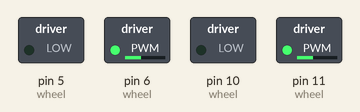
Recording of a sketch running on a simulated Arduino Uno, built with avr-gcc and run on an emulated ATmega328P. Parts: switched loads named in the sketch (green lamp = pin HIGH).

Above: at 0.1 s.
At 39.8 s:
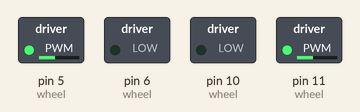
Timing chart, 0 to 40.0 s (numbered marks = the images above):
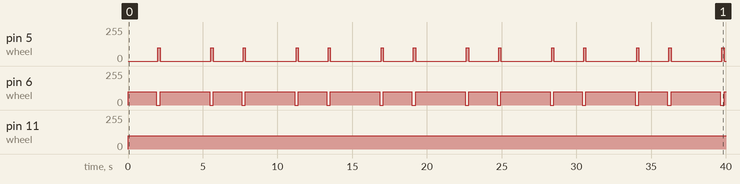

The sketch:

sketch.ino
```cpp
//#include <StandardCplusplus.h>

const int wheel[2][2] = { {5,6},{10,11} };
int vel[2];

// w a d c s q
int dir[6][2] = { {20,20} , {-20,20} , {20,-20}, {-20,-20} , {255,255} ,{0,0} };
int cdir[255];
void setup()
{
	Serial.begin(9600);
	for(int i=0;i<2;++i)
		for(int j=0;j<2;++j)
			pinMode(wheel[i][j],OUTPUT);
	vel[0]=vel[1]=0;
	char cd[7]={"WADCSQ"};
	for(int i=0;i<7;++i)
		cdir[cd[i]]=i;
}

inline void out()
{
	for(int i=0;i<2;++i)
		if(vel[i]<0)
		{
			analogWrite(wheel[i][0],-vel[i]);
			analogWrite(wheel[i][1],0);
		}
		else
		{
			analogWrite(wheel[i][0],0);
			analogWrite(wheel[i][1],vel[i]);
		}
}


void godir(char c)
{
	for(int i=0;i<2;++i)
	{
		vel[i] += dir[ cdir[c] ][i];
		if(vel[i]>255)
			vel[i]=255;
		else if(vel[i]<-255)
			vel[i]=-255;
	}
	out();
}

void turn(int angel)
{
	for(int i=100;i>=-90;i--)
	{
		vel[0] = i;
		out();
		delay(1);
	}
	vel[0] = -100;
	vel[1] = 100;
	out();
	delay(150);
}


void loop()
{
	vel[0]=vel[1]=100;
	out();
	delay(1800);
	turn(90);
	vel[0]=vel[1]=100;
	out();
	delay(3200);
	turn(90);
//	delay(1000);
//	turn(90);
//	vel[0]=vel[1]=255;
//	out();
//	delay(800);
//	turn(90);

}
```

Measured:
- by itself, pin 5 (wheel): repeats every 5.7 s: 0/255 3.4 s, 100/255 0.15 s, 0/255 2.0 s, 100/255 0.15 s
- by itself, pin 6 (wheel): repeats every 5.7 s: 0/255 0.24 s, 100/255 3.3 s, 0/255 0.24 s, 100/255 1.9 s
- by itself, pin 11 (wheel): 0/255 → 100/255 at 0.00 s
